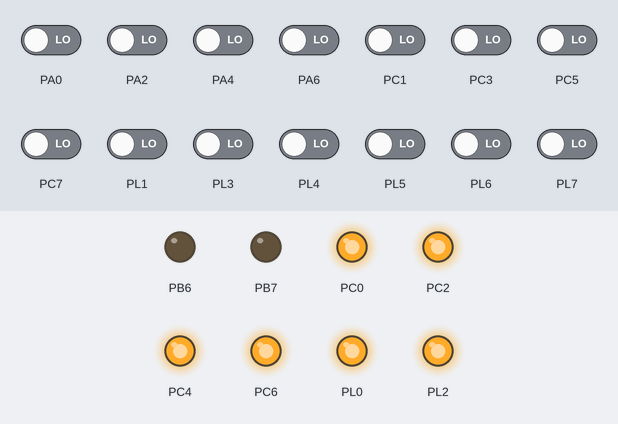
Recording of a program running on a simulated ATmega2560, built with avr-gcc and emulated at 16 MHz. On the bench: output pins drawn as LEDs (lit = HIGH). The test bench sets the inputs (shaded band); at power-on: PA0, PA2, PA4, PA6, PC1, PC3, PC5, PC7, PL1, PL3–7 LOW. The modem accepts every AT command (registered, SIM ready, sends succeed) and sends nothing else; what the program prints to the serial monitor is not drawn.

Above: at 0.1 s.
At 2.14 s:
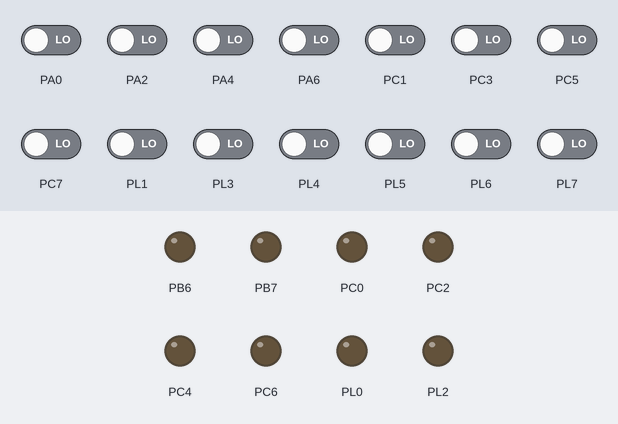
At 21.68 s:
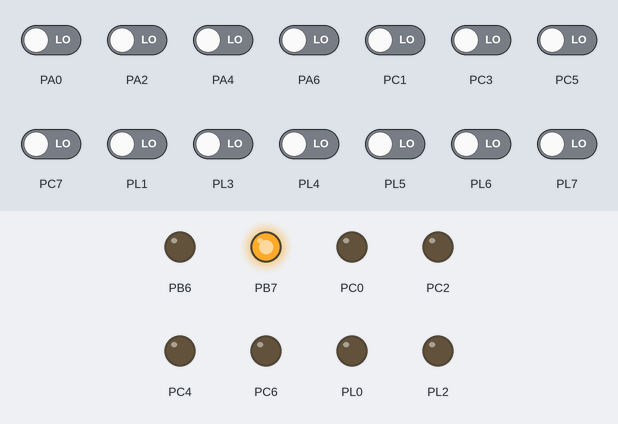
Timing chart, 0 to 22.0 s (numbered marks = the images above):
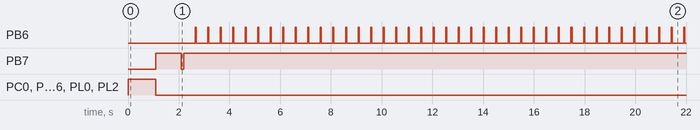

The program:

AlarmCentrale.c
```c
/*
 * AlarmCentrale.c
 */
#define F_CPU	16000000UL
#define BAUD	57600
#define BRC		((F_CPU/16/BAUD) - 1)
#define BAUD1	9600
#define BRC1	((F_CPU/16/BAUD1)-1) // 103 decimaal

#include <string.h>
#include <stdio.h>
#include <avr/io.h>
#include <avr/interrupt.h>
#include <util/delay.h>

#include "AlarmCentrale.h"

#define RX_BUFFER_SIZE  128

uint8_t rxReadPos = 0;
uint8_t rxWritePos = 0;
uint8_t i = 0;
char rx1Buffer[RX_BUFFER_SIZE];
char respons[20] = {'\0'};

char atCommand_1[] = "AT\r";
char atCommand_2[] = "AT+CMGF=1\r";
char atCommand_3[] = "AT+CMGS=\"+32494069280\"\r";
char boodschap1[] = "Alarm gaat af\r";
char atCommand_5[] = "\x1a\r";
char atCommand_6[] = "AT+CNMI=1,2,0,0,0\r";
char boodschap2[] = "Alarm is uitgeschakeld, meester\r";

char atRespons_1[] = "OK";
char atRespons_2[] = "OK";
char atRespons_3[] = ">";

char IngegevenWachtwoord[4];

int AlarmStatus = 1;		//Of het alarm geactiveerd is of niet (via de code)
int smsUitFlag = 0;

int wachtTeller = 0;
int smsTeller = 0;

long iteratieTeller = 0;

int ALARM = 0;				//Of het alarm af gaat of niet;
int DAG_NACHT = 0;			//Of het dag of nacht is
int TAMPER = 0;				//Sensor van het tampercontact

#define AANTAL_SENSORS 9
int PIR[AANTAL_SENSORS] = {0,0,0,0,0,0,0,0,0};

int RELAY_1 = 0;
int RELAY_2 = 0;

int TUIT_1 = 1;				//actief laag
int TUIT_2 = 1;				//actief_laag
int TUIT_3 = 1;				//actief_laag
int TUIT_4 = 1;				//actief_laag

int gebruikZones = 0;
int smsFlag = 0;

char txBuffer[TX_BUFFER_SIZE];
int txLeesPos = 0;
int txSchrijfPos = 0;
char bericht[TX_BUFFER_SIZE-1];

char rxBuffer[LEES_BUFFER_SIZE];
int rxLeesPos = 0;
int rxSchrijfPos = 0;

int zoneWaarde;
char zoneChars[6];

char ontvangenBericht[BERICHT_LENGTE];


void pinSetup(void)
{
	sei();					//Enable global interupts
	TCCR1A = 0;
	TCCR1B = 0;

	TCCR1B |= (1 << WGM12);	//Timer in interupt mode
	OCR1A = 62500 - 1;		//Telstand om 1 seconde te krijgen
	TIMSK1 = (1<<OCIE1A);	//Interupt wanneer we aan deze waarde komen

	DDRA = 0x00;			//Alle A pinnen als ingangen
	DDRB = 0B11000000;		//B7 als uitgang
	DDRC = 0B01010101;		//C1,C3,C5,C7 als ingang en C0,C2,C4,C6 als uitgang
	DDRL = 0B00000101;		//Alle L pinnen behalve L0 en L2 als ingangen

	PORTA = 0x00;			//Pull-Up weerstanden uitzetten op de A-pinnen
	PORTC = 0B01010101;		//Pull-Up weerstanden uitzetten op de C-pinnen en alle uitgangen op 1 zetten
	PORTL = 0B00000101;			//Pull-Up weerstanden uitzetten op de L-pinnen en alle uitgangen op 1 zetten

	UBRR0H = (BRC >> 8);
	UBRR0L =  BRC;

	UCSR0B = (1 << RXEN0) | (1 << RXCIE0) | (1 << TXEN0) /* | (1 << TXCIE0)*/;

	UBRR1H = 0;
	UBRR1L = BRC1;

	UCSR1B = (1 << RXCIE1) | (1 << RXEN1)  | (1 << TXEN1);
	UCSR1C = (1 << UCSZ01) | (1 << UCSZ00);


	memset(&txBuffer[0], '\0', sizeof(txBuffer));

}

void tranUitgangen(int stat)
{
	if(stat)
	{
		PORTC &= 0B10101010;	//alle low-voltage transistor uitgangen op 0(ON)
	}
	else
	{
		PORTC |= 0B01010101;	//alle low-voltage transistor uitgangen op 1(OFF)
	}
}

void relayUitgangen(int stat)
{
	if(stat)
	{
		PORTL &= 0B11111010;
	}
	else
	{
		PORTL |= 0B00000101;
	}
}


void stuurAT(char atCommand[])
{
	for ( uint8_t n = 0; n < strlen(atCommand); n++)
	{
		/* Wait for empty transmit buffer */
		while ( !( UCSR1A & (1<<UDRE1)) )
		;
		/* Put data into buffer, sends the data */
		UDR1 = atCommand[n];
	}
}

char ontvangChar(void) //unsigned char in datasheet
{
	/* Wait for data to be received */
	while ( !(UCSR1A & (1<<RXC1)) )
	;
	/* Get and return received data from buffer */
	return UDR1;
}


char getChar(void)
{
	char ret = '\0';

	if(rxReadPos != rxWritePos)
	{
		ret = rx1Buffer[rxReadPos];

		rxReadPos++;

		if(rxReadPos >= RX_BUFFER_SIZE)
		{
			rxReadPos = 0;
		}
	}

	return ret;
}
int checkSMSCode(void) //deze om de zoveel keer checken in samenprogramma
{
		for (int n = 0; n < strlen(rx1Buffer); n++)
		{
			if (rx1Buffer[n] == WACHTWOORD[0])
				if (rx1Buffer[n+1] == WACHTWOORD[1])
					if (rx1Buffer[n+2] == WACHTWOORD[2])
						if (rx1Buffer[n+3] == WACHTWOORD[3])
						{
							memset(rx1Buffer, '0', strlen(rx1Buffer)); rxWritePos = 0; rxReadPos = 0;
							return 1;
						}
		}

		return 0;
}

void stuurAlarmSMS(char boodschap[])
{
	memset(rx1Buffer, '0', strlen(rx1Buffer)); rxWritePos = 0; rxReadPos = 0;
	stuurAT(atCommand_1); //AT\r
	int n = 0;
	while(1)
	{
		char c = getChar();
		if (c == 'K')
			break;
		_delay_ms(10);
		if (n >= 100)
			break;
		n++;
	}

		/*
		for (int n = 0; n < strlen(rx1Buffer); n++)  //dit mag weglaten want OK eindigt op K dus O is ook geweest
		{
			if (rx1Buffer[n] == 'O')
			{

				if (rx1Buffer[n+1] == 'K')
				{
					_delay_ms(5);
					UDR0 = 'K';
				}

			}
		}
		*/

		memset(rx1Buffer, '0', strlen(rx1Buffer)); rxWritePos = 0; rxReadPos = 0;
		stuurAT(atCommand_2);  //AT+CMGF=1\r
		n = 0;
		while(1)		//enkel hier problemen
		{
			char c = getChar();  // hier wordt +CMGF commando als echo gegeven, dus test op de F
			if (c == 'F')
				break;
			_delay_ms(10);
			if (n >= 100)
				break;
			n++;

		}

		memset(rx1Buffer, '0', strlen(rx1Buffer)); rxWritePos = 0; rxReadPos = 0;
		stuurAT(atCommand_3); //AT+CMGS="+324....."\r
		n = 0;
		while(1)
		{
			char c = getChar();
			if (c == '>')
				break;
			if (n >= 100)
				break;
			n++;
		}

		memset(rx1Buffer, '0', strlen(rx1Buffer)); rxWritePos = 0; rxReadPos = 0;
		stuurAT(boodschap);
		stuurAT(atCommand_5);

}

void initSMSModule(void)
{
	memset(rx1Buffer, '0', strlen(rx1Buffer)); rxWritePos = 0; rxReadPos = 0;
	stuurAT(atCommand_1); //AT\r
	int n=0;
	while(1)
	{
		char c = getChar();
		if (c == 'K')
			break;
		_delay_ms(10);  //dit is failsafe voor als de gsm module niet werkt, maar zo kan alarm nog wel werken
		if (n>=100)
			break;
		n++;
	}

	memset(rx1Buffer, '0', strlen(rx1Buffer)); rxWritePos = 0; rxReadPos = 0;
	stuurAT(atCommand_2);  //AT+CMGF=1\r
	n=0;
	while(1)		//enkel hier problemen
	{
		char c = getChar();
		if (c == 'F')
			break;
		_delay_ms(10);
		if (n>=100)
			break;
		n++;
	}

	memset(rx1Buffer, '0', strlen(rx1Buffer)); rxWritePos = 0; rxReadPos = 0;
	stuurAT(atCommand_6); //text ontvang mode zetten
	while(1)		//enkel hier problemen
	{
		char c = getChar();
		if (c == 'I')		//testen op I, want CNMI commando echo
			break;
		_delay_ms(10);
		if (n>=100)
			break;
		n++;
	}
}


void alarmGaatAf(int stat)
{
	if (stat)
	{
		LED_ON
		tranUitgangen(1);
		relayUitgangen(1);
		ALARM = 1;
		smsUitFlag = 0;
		if(!smsFlag)
		{
			stuurAlarmSMS(boodschap1);
			smsFlag = 1;
		}

		//SIRENE_ON
		//SEND_SMS
	}
	else
	{
		LED_OFF
		tranUitgangen(0);
		relayUitgangen(0);
		ALARM = 0;
		smsFlag = 0;
		if ( !smsUitFlag)
		{
			stuurAlarmSMS(boodschap2);
			smsUitFlag = 1;
		}
	}
}

void disable_enableAlarm(int stat)
{
	if (stat)
	{
		AlarmStatus = 1;
	}
	else
	{
		AlarmStatus = 0;
		ALARM = 0;
		alarmGaatAf(0);
	}
}

void leeg_buffer()
{
	memset(txBuffer, '\0', strlen(txBuffer));
	txSchrijfPos = 0;
	txLeesPos = 0;
}

int berekenZoneWaarde()
{
	int uitkomst = 0;
	int vermenigvuldiger = 1;
	int i;
	for (i=AANTAL_SENSORS-1; i>=1; i--)
	{
		uitkomst += PIR[i] * vermenigvuldiger;
		vermenigvuldiger *= 2;
	}
	return uitkomst;
}

char *maakBericht(char zin[])
{
	zoneWaarde = berekenZoneWaarde(); //Haalt huidige zoneStatus op in integervorm
	//if
	snprintf( zoneChars, 6, "%d", zoneWaarde );	//Conversie naar char-array
	//send(zoneChars);

	zin[0] = '$'; //Startkarakter
	zin[1] = 'N'; //Slave adres

	if ( ALARM == 1 )
	{
		zin[2] = 'A'; //US : Update Status  (poll naar de status van de slave)
		zin[3] = 'A';

		if ( zoneWaarde < 10 )
		{
			zin[4] = '0';
			zin[5] = zoneChars[0];
		}
		else
		{
			zin[4] = zoneChars[0]; //Status in char vorm in het update-bericht
			zin[5] = zoneChars[1];
		}

		//zin[6] = zoneChars[2];
	}
	else
	{
		zin[2] = 'U'; //US : Update Status  (poll naar de status van de slave)
		zin[3] = 'S';

		if ( zoneWaarde == 0 )
		{
			zin[4] = '0';
			zin[5] = '0';
		}
		else if ( zoneWaarde < 10 )
		{
			zin[4] = '0';
			zin[5] = zoneChars[0];
		}
		else
		{
			zin[4] = zoneChars[0]; //Status in char vorm in het update-bericht
			zin[5] = zoneChars[1];
		}
		//zin[6] = zoneChars[2];
	}

	zin[6] = '#'; //Eindkarakter
	zin[7] = '\n';

	return zin;
}

void verstuur(char c[])
{
	for(uint8_t i = 0; i < strlen(c); i++)
	{
		UDR0 = c[i];
		_delay_ms(5);
	}

	if(UCSR0A & (1 << UDRE0))
	{
		UDR0 = 0;
	}
}

void start_communicatie()
{
	leeg_buffer();
	maakBericht(bericht);
	PORTB |= 0B01000000;
	cli();
	verstuur(bericht);
	PORTB &= 0B10111111;
	sei();
}

void controleerAntwoord()
{
	strcpy(ontvangenBericht, rxBuffer);
	for ( int i = 0; i<LEES_BUFFER_SIZE; i++)
	{
		if ( rxBuffer[i] == '$' )
		{
			if ( rxBuffer[i+1] == 'M' )
			{
				//if (strncmp("AA", masterStatus, strlen(masterStatus)))
				if ( rxBuffer[i+2] == 'C' && rxBuffer[i+3] == 'D')
				{
					IngegevenWachtwoord[0] = ontvangenBericht[i+2];
					IngegevenWachtwoord[1] = ontvangenBericht[i+3];
					IngegevenWachtwoord[2] = ontvangenBericht[i+4];
					IngegevenWachtwoord[3] = ontvangenBericht[i+5];
					//UDR0 = 'A';
				}
				//else if (strncmp("US", masterStatus, 2))
				else if ( rxBuffer[i+2] == 'O' && rxBuffer[i+3] == 'K')
				{
					break;
					//UDR0 = 'B';
				}
				else
				{
					// Bericht is onbekend
					break;
				}
			}
			else
			{
				break;
			}
		}
	}
}


int main(void)
{
	pinSetup();
	initSMSModule();


	memset(IngegevenWachtwoord,'\0',strlen(IngegevenWachtwoord));
	memset(&txBuffer[0], '\0', sizeof(txBuffer));
	int kansen = 3;

	struct zone Zones[NR_ZONES];
	for(int t = 0; t < NR_ZONES; t++){
		for(int y = 0; y < NR_SENSOREN_PER_ZONE; y++){
			Zones[t].sensor[y] = LEEG;
		}
	}

	//keuken
	Zones[0].id = 0;
	Zones[0].sensor[0] = 1;
	Zones[0].sensor[1] = 2;
	Zones[0].sensor[2] = 3;
	//living
	Zones[1].id = 1;
	Zones[1].sensor[0] = 4;
	Zones[1].sensor[1] = 5;
	Zones[1].sensor[2] = 6;
	//gang
	Zones[2].id = 2;
	Zones[2].sensor[0] = 7;
	Zones[2].sensor[1] = 8;

	struct links Verbindingen[NR_AANLIGGENDE_ZONES];
	//keuken <-> living
	Verbindingen[0].aanliggend[0] = Zones[0];
	Verbindingen[0].aanliggend[1] = Zones[1];
	//living <-> gang
	Verbindingen[1].aanliggend[0] = Zones[1];
	Verbindingen[1].aanliggend[1] = Zones[2];

	//controle paneel staat in de keuken
	struct zone VorigeBeweging = Zones[0];
	struct zone HuidigeBeweging = Zones[0];

	int gelinked;

    while (1)	//oneindige lus
    {
		PIR[1]		= !(PINA & (1<<PINA0));		//PIN 22
		PIR[2]		= !(PINA & (1<<PINA2));		//PIN 24
		PIR[3]		= !(PINA & (1<<PINA4));		//PIN 26
		PIR[4]		= !(PINA & (1<<PINA6));		//PIN 28
		PIR[5]		= !(PINC & (1<<PINC7));		//PIN 30
		PIR[6]		= !(PINC & (1<<PINC5));		//PIN 32
		PIR[7]		= !(PINC & (1<<PINC3));		//PIN 34
		PIR[8]		= !(PINC & (1<<PINC1));		//PIN 36

		TAMPER		= !(PINL & (1<<PINL3));		//PIN 46
		DAG_NACHT	= PINL & (1<<PINL1);		//PIN 48

		//Als het alarm actief is EN 1 van de sensoren detecteerd beweging
		if ((PIR[1] || PIR[2] || PIR[3] || PIR[4] || PIR[5] || PIR[6] || PIR[7] || PIR[8]) && AlarmStatus)
		{
			//bepaal de zone van de beweging
			if(gebruikZones == 1){
				for(int i = 0; i < NR_ZONES; i++)
				{
					for(int j = 0; Zones[i].sensor[j] != LEEG; j++)
					{
						if(PIR[Zones[i].sensor[j]])
						{
							VorigeBeweging = HuidigeBeweging;
							HuidigeBeweging = Zones[i];
						}
					}
				}

				gelinked = 0;
				//bepaal of de huidige zone en de vorige verbonden zijn
				for(int i = 0; i < NR_AANLIGGENDE_ZONES; i++)
				{
					int teller = 0;
					for(int j = 0; j < NR_ZONES_IN_LINK; j++)
					{
						if(Verbindingen[i].aanliggend[j].id == HuidigeBeweging.id || Verbindingen[i].aanliggend[j].id == VorigeBeweging.id)
						{
							teller++;
						}
						if(teller == 2)
						{
							gelinked = 1;
						}
					}
				}

				if(!(VorigeBeweging.id == HuidigeBeweging.id || gelinked == 1)){
					START_TIMER;
				}
			}
			else
			{
				START_TIMER;
			}
		}

		if (IngegevenWachtwoord[3] != '\0' && AlarmStatus)
		{
			//als het ingegeven wachtwoord overeenkomt met het juiste wachtwoord
			if(strcmp(WACHTWOORD, IngegevenWachtwoord) == 0){
				{
					disable_enableAlarm(0);
					memset(IngegevenWachtwoord,'\0',strlen(IngegevenWachtwoord));
				}
			}
			else
			{
				memset(IngegevenWachtwoord,'\0',strlen(IngegevenWachtwoord));
				kansen --;
			}

			if(kansen == 0)
			{
				alarmGaatAf(1);
				kansen = 3;
			}
		}

		if(TAMPER && AlarmStatus){
			alarmGaatAf(1);
		}

		if (wachtTeller == WACHT_PERIODE){
			STOP_TIMER;
			CLEAR_TIMER;
			alarmGaatAf(1);
			wachtTeller = 0;
		}

		iteratieTeller++;
		if ( iteratieTeller == 30000 )
		{
			iteratieTeller = 0;
			start_communicatie();
			if (checkSMSCode())
			{
				disable_enableAlarm(0);
			}
		}
	}
}

//INTERUPT ROUTINE
ISR(TIMER1_COMPA_vect){
	wachtTeller ++;
	LED_TOGGLE;
}

ISR(USART0_RX_vect)
{
	rxBuffer[rxSchrijfPos] = UDR0;
	//UDR0 = rxBuffer[rxSchrijfPos];
	if ( rxBuffer[rxSchrijfPos] == '\n' )
	{
		controleerAntwoord();
	}
	rxSchrijfPos++;

	if(rxSchrijfPos >= LEES_BUFFER_SIZE)
	{
		rxSchrijfPos = 0;
	}
}

ISR(USART1_RX_vect) // wordt elke keer opgeroepen indien er iets ontvangen wordt in buffer 0
{
	cli();
	rx1Buffer[rxWritePos] = UDR1;
	rxWritePos++;

	if(rxWritePos >= RX_BUFFER_SIZE)
	{
		rxWritePos = 0;
	}
	sei();
}
```

AlarmCentrale.h
```c
/*
 * AlarmCentrale.h
 */
//#define WACHTWOORD "1234"
char WACHTWOORD[]="1234";

#define WACHT_PERIODE 15

#define NR_ZONES 3
#define NR_SENSOREN_PER_ZONE 5
#define NR_AANLIGGENDE_ZONES 2
#define NR_ZONES_IN_LINK 2

#define LED_ON		PORTB |= 0B10000000;
#define LED_OFF		PORTB &= 0B01111111;
#define LED_TOGGLE	PORTB ^= 0B10000000;

#define START_TIMER	TCCR1B |= (1 << CS12); //start timer aan 1/256 van de klokspeed
#define STOP_TIMER	TCCR1B &= 0B11111000;
#define CLEAR_TIMER	TCNT1 = 0;

#define LEEG '\0'

#define TX_BUFFER_SIZE 16
#define LEES_BUFFER_SIZE 16
#define BERICHT_LENGTE 12

typedef struct zone
{
	int id;
	int sensor[NR_SENSOREN_PER_ZONE];
};

typedef struct links
{
	struct zone aanliggend[NR_AANLIGGENDE_ZONES];
};

ISR(TIMER4_COMPA_vect);
ISR(TIMER1_COMPA_vect);
```

Measured:
- by itself, PB7: LOW → HIGH at 1.1 s, → LOW 1.0 s later, → HIGH 0.10 s later
- by itself, PC0, PC2, PC4, PC6, PL0, PL2: LOW → HIGH at 0.00 s, → LOW 1.1 s later
